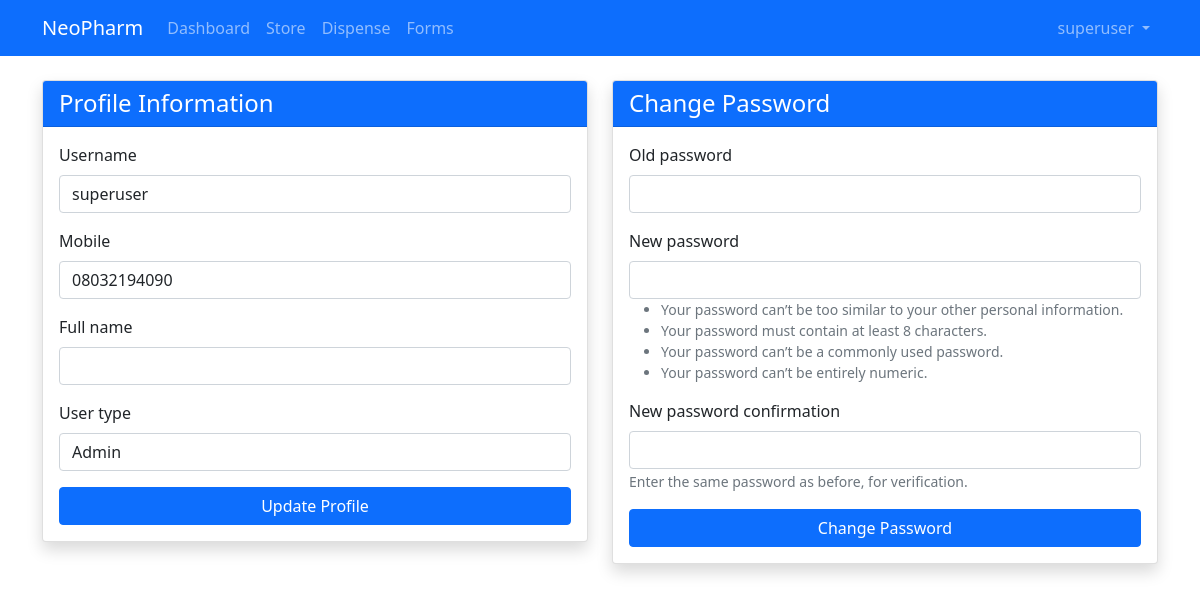
Page /profile/ (signed in) on the committed database.
### pharmacy/models.py (models this page shows, shortened)
class User(AbstractUser):
    groups = models.ManyToManyField(Group, related_name="pharmacy_user_groups", blank=True)
    user_permissions = models.ManyToManyField(Permission, related_name="pharmacy_user_permissions", blank=True)
    username = models.CharField(max_length=200, null=True, blank=True)
    mobile = models.CharField(max_length=20, unique=True)
    USERNAME_FIELD = 'mobile'
    REQUIRED_FIELDS = ['username']

class Profile(models.Model):
    user = models.OneToOneField(User, on_delete=models.CASCADE)
    full_name = models.CharField(max_length=200, blank=True, null=True)
    user_type = models.CharField(max_length=200, choices=USER_TYPE, blank=True, null=True)

### pharmacy/views.py (the view)
# urls.py: path('profile/', views.profile, name='profile'),
@login_required
def profile(request):
    if request.method == 'POST':
        action = request.POST.get('action')
        if action == 'update_profile':
            user_form = UserProfileForm(request.POST, instance=request.user)
            profile_form = ProfileForm(request.POST, instance=request.user.profile)
            if user_form.is_valid() and profile_form.is_valid():
                with transaction.atomic():
                    user_form.save()
                    profile_form.save()
                messages.success(request, 'Your profile has been updated successfully!')
                return redirect('store:profile')
        elif action == 'change_password':
            password_form = CustomPasswordChangeForm(request.user, request.POST)
            if password_form.is_valid():
                user = password_form.save()
                update_session_auth_hash(request, user)
                messages.success(request, 'Your password was successfully updated!')
                return redirect('store:profile')
            else:
                messages.error(request, 'Please correct the error below.')
    else:
        user_form = UserProfileForm(instance=request.user)
        profile_form = ProfileForm(instance=request.user.profile)
        password_form = CustomPasswordChangeForm(request.user)
    context = {
        'user_form': user_form,
        'profile_form': profile_form,
        'password_form': password_form,
    }
    return render(request, 'store/profile.html', context)

### pharmacy/forms.py
class UserProfileForm(forms.ModelForm):
    class Meta:
        model = User
        fields = ['username', 'mobile']

class ProfileForm(forms.ModelForm):
    class Meta:
        model = Profile
        fields = ['full_name', 'user_type']

### pharmacy/templates/store/profile.html (shortened to what this page needs)
{% extends 'base.html' %}
{% load widget_tweaks %}
{% block content %}
<div class="container mt-4">
    <div class="row">
        <div class="col-md-6 mb-4">
            <div class="card shadow">
                <div class="card-header bg-primary text-white">
                    <h4 class="mb-0">Profile Information</h4>
                </div>
                <div class="card-body">
                    <form method="post" novalidate>
                        {% for field in user_form %}
                        <div class="mb-3">
                            <label for="{{ field.id_for_label }}" class="form-label">{{ field.label }}</label>
                            {{ field|add_class:"form-control" }}
                        </div>
                        {% endfor %}
                        {% for field in profile_form %}
                        <div class="mb-3">
                            <label for="{{ field.id_for_label }}" class="form-label">{{ field.label }}</label>
                            {{ field|add_class:"form-control" }}
                        </div>
                        {% endfor %}
                        <div class="d-grid">
                            <button type="submit" class="btn btn-primary">Update Profile</button>
                        </div>
                    </form>
                </div>
            </div>
        </div>
        <div class="col-md-6 mb-4">
            <div class="card shadow">
                <div class="card-header bg-primary text-white">
                    <h4 class="mb-0">Change Password</h4>
                </div>
                <div class="card-body">
                    <form method="post" novalidate>
                        {% for field in password_form %}
                        <div class="mb-3">
                            <label for="{{ field.id_for_label }}" class="form-label">{{ field.label }}</label>
                            {{ field }}
                            {% if field.help_text %}
                            <small class="form-text text-muted">{{ field.help_text }}</small>
                            {% endif %}
                        </div>
                        {% endfor %}
                        <div class="d-grid">
                            <button type="submit" class="btn btn-primary">Change Password</button>
                        </div>
                    </form>
                </div>
            </div>
        </div>
    </div>
</div>
{% endblock %}

### templates/base.html (shortened to what this page needs)
<!DOCTYPE html>
<html lang="en">
<head>
    <link href="https://cdn.jsdelivr.net/npm/bootstrap@5.1.3/dist/css/bootstrap.min.css" rel="stylesheet">
</head>
<body>
    <nav class="navbar navbar-expand-lg navbar-dark bg-primary">
        <div class="container">
            <a class="navbar-brand" href="{% url 'store:dashboard' %}">NeoPharm</a>
            <div class="collapse navbar-collapse" id="navbarNav">
                <ul class="navbar-nav me-auto">
                    <li class="nav-item">
                        <a class="nav-link" href="{% url 'store:dashboard' %}">
                             Dashboard
                        </a>
                    </li>
                    <li class="nav-item">
                        <a class="nav-link" href="{% url 'store:store' %}">
                             Store
                        </a>
                    </li>
                    <li class="nav-item">
                        <a class="nav-link" href="{% url 'store:dispense' %}">
                             Dispense
                        </a>
                    </li>
                    <li class="nav-item">
                        <a class="nav-link" href="{% url 'store:forms' %}">
                             Forms
                        </a>
                    </li>
                </ul>
                <ul class="navbar-nav">
                    {% if user.is_authenticated %}
                    <li class="nav-item dropdown">
                        <a class="nav-link dropdown-toggle" href="#" id="userDropdown" role="button"
                           data-bs-toggle="dropdown">
                            {% if user.username %}
                                {{ user.username }}
                            {% else %}
                                {{ user.mobile }}
                            {% endif %}
                        </a>
                    </li>
                    {% else %}
                    <li class="nav-item">
                        <a class="nav-link" href="{% url 'store:index' %}">Login</a>
                    </li>
                    {% endif %}
                </ul>
            </div>
        </div>
    </nav>
    {% block content %}
    {% endblock %}
</body>
</html>

### rows in the picture
User: username "superuser", user_form "superuser" "08032194090"
Profile: profile_form "Admin"

### other values in the picture
{{ field.label }} "Username" "Mobile"
{{ field.label }} "Full name" "User type"
{{ field.label }} "Old password" "New password" "New password confirmation"
{{ field.help_text }} "Enter the same password as before, for verification."
